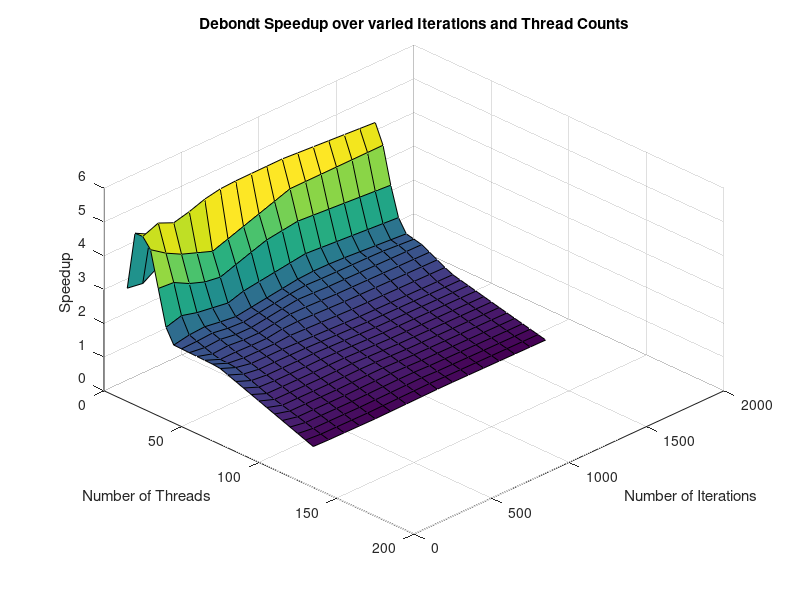

MATLAB code for this plot:
%i=importdata('Results/eil_51/lenovo_v1-1_itervsthread.dat'); 
i=importdata('Results/eil_51/debondt_v1-1_itervsthread.dat'); 

x = i(:,1);
y = i(:,3);
z = i(:,5);

% scatter3(x,y,z);



[xi,yi] = meshgrid(0:5:160, 0:100:1600);
zi = griddata(x,y,z,xi,yi);
surf(xi,yi,zi);
xlabel('Number of Threads')
ylabel('Number of Iterations')
zlabel('Speedup')

view([45 45]);

title('Debondt Speedup over varied Iterations and Thread Counts');